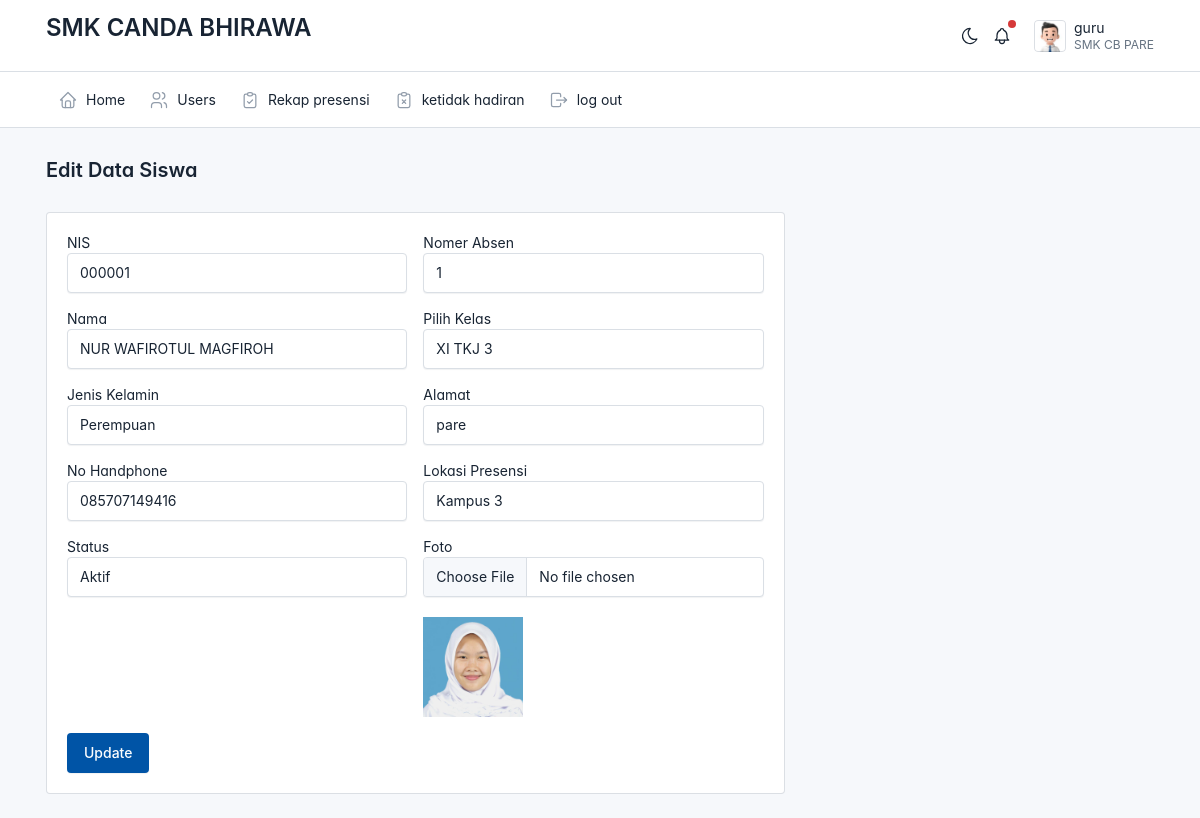
Page /pegawai/data_users/edit.php?nis=000001 (signed in) on the committed database.
### tables this page shows
CREATE TABLE `siswa` (
  `id` int(11) NOT NULL,
  `nis` varchar(225) NOT NULL,
  `no_absen` varchar(2) NOT NULL,
  `nama` varchar(225) NOT NULL,
  `kelas` varchar(50) NOT NULL,
  `jenis_kelamin` varchar(20) NOT NULL,
  `alamat` varchar(20) NOT NULL,
  `no_handphone` varchar(50) NOT NULL,
  `lokasi_presensi` varchar(50) NOT NULL,
  `foto` varchar(67) NOT NULL,
  `status` varchar(12) NOT NULL
);

### pegawai/data_users/edit.php (the view, shortened to what this page needs)
<?php
require_once('../../config.php');
$nis = $_GET['nis'] ?? null;
$stmt = $conection->prepare("SELECT * FROM siswa WHERE nis = ?");
$stmt->bind_param("s", $nis);
$stmt->execute();
$result = $stmt->get_result();
$student = $result->fetch_assoc();
include('../layout/header.php');
?>
<div class="page-header d-print-none">
    <div class="container-xl">
        <div class="row g-2 align-items-center">
            <div class="col">
                <h2 class="page-title">Edit Data Siswa</h2>
            </div>
        </div>
    </div>
</div>
<div class="page-body">
    <div class="container-xl">
        <div class="card col-md-8">
            <div class="card-body">
                <form action="" method="POST" enctype="multipart/form-data">
                    <div class="row">
                        <div class="col-md-6 mb-3">
                            <label for="">NIS</label>
                            <input type="text" class="form-control" name="nis" value="<?= htmlspecialchars($student['nis']); ?>" readonly>
                        </div>
                        <div class="col-md-6 mb-3">
                            <label for="">Nomer Absen</label>
                            <select name="no_absen" class="form-control" required>
                                <option value="1" <?= ($student['no_absen'] === '1') ? 'selected' : '' ?>>1</option>
                            </select>
                        </div>
                        <div class="col-md-6 mb-3">
                            <label for="">Nama</label>
                            <input type="text" class="form-control" name="nama" value="<?= htmlspecialchars($student['nama']); ?>" required>
                        </div>
                        <div class="col-md-6 mb-3">
                            <label for="">Pilih Kelas</label>
                            <select name="kelas" class="form-control" required>
                                <option value="XI TKJ 3" <?= ($student['kelas'] === 'XI TKJ 3') ? 'selected' : '' ?>>XI TKJ 3</option>
                            </select>
                        </div>
                        <div class="col-md-6 mb-3">
                            <label for="">Jenis Kelamin</label>
                            <select name="jenis_kelamin" class="form-control" required>
                                <option value="Perempuan" <?= ($student['jenis_kelamin'] === 'Perempuan') ? 'selected' : '' ?>>Perempuan</option>
                            </select>
                        </div>
                        <div class="col-md-6 mb-3">
                            <label for="">Alamat</label>
                            <input type="text" class="form-control" name="alamat" value="<?= htmlspecialchars($student['alamat']); ?>" required>
                        </div>
                        <div class="col-md-6 mb-3">
                            <label for="">No Handphone</label>
                            <input type="text" class="form-control" name="no_handphone" value="<?= htmlspecialchars($student['no_handphone']); ?>" required>
                        </div>
                        <div class="col-md-6 mb-3">
                            <label for="">Lokasi Presensi</label>
                            <select name="lokasi_presensi" class="form-control" required>
                                <option value="Kampus 3" <?= ($student['lokasi_presensi'] === 'Kampus 3') ? 'selected' : '' ?>>Kampus 3</option>
                            </select>
                        </div>
                        <div class="col-md-6 mb-3">
                            <label for="">Status</label>
                            <select name="status" class="form-control" required>
                                <option value="aktif" <?= ($student['status'] === 'aktif') ? 'selected' : '' ?>>Aktif</option>
                            </select>
                        </div>
                        <div class="col-md-6 mb-3">
                            <label for="">Foto</label>
                            <input type="file" class="form-control" name="foto">
                            <?php if (!empty($student['foto'])): ?>
                                <br>
                                <img src="<?= htmlspecialchars($student['foto']); ?>" width="100" alt="Foto Siswa">
                            <?php endif; ?>
                        </div>
                    </div>
                    <button type="submit" class="btn btn-primary" name="submit">Update</button>
                </form>
            </div>
        </div>
    </div>
</div>

### pegawai/layout/header.php (style rules this page uses)
:root { --tblr-font-sans-serif: 'Inter Var', -apple-system, BlinkMacSystemFont, San Francisco, Segoe UI, Roboto, Helvetica Neue, sans-serif; }
body { font-feature-settings: "cv03", "cv04", "cv11"; }

### rows in the picture
siswa: nis "000001", no_absen "1", nama "NUR WAFIROTUL MAGFIROH", kelas "XI TKJ 3", jenis_kelamin "Perempuan", alamat "pare", no_handphone "085707149416", lokasi_presensi "Kampus 3", status "Aktif", foto (picture)

### other values in the picture
$nama "guru"
